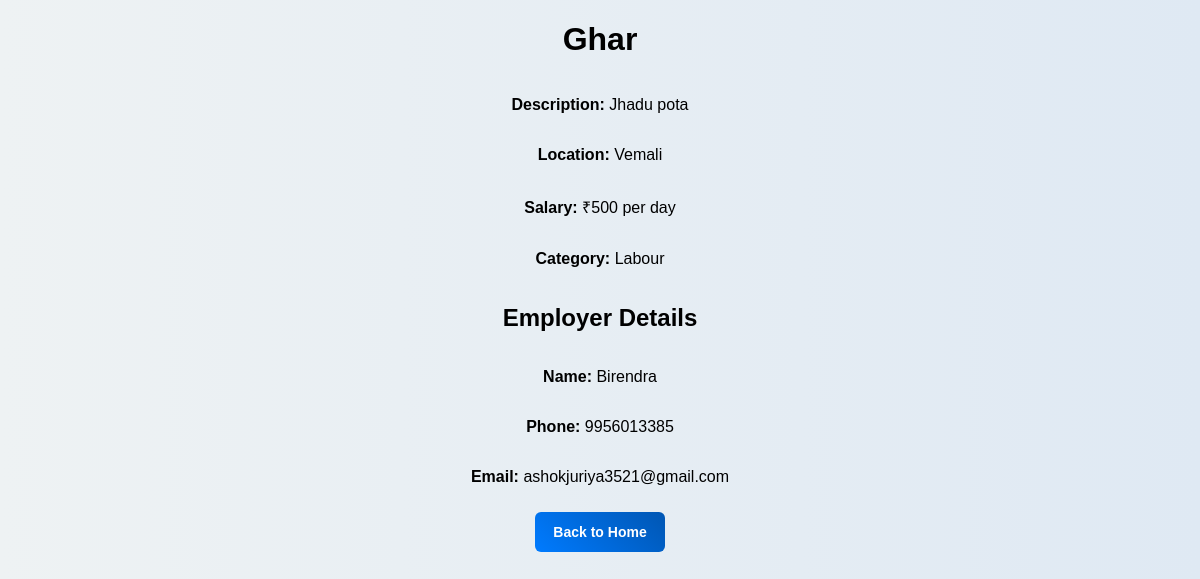
/job/1, run on the app's committed database.
### tables this page shows
CREATE TABLE jobs (
                        id INTEGER PRIMARY KEY AUTOINCREMENT,
                        title TEXT NOT NULL,
                        description TEXT NOT NULL,
                        location TEXT NOT NULL,
                        salary INTEGER NOT NULL,
                        category TEXT NOT NULL,
                        employer TEXT NOT NULL);

CREATE TABLE users (
                        id INTEGER PRIMARY KEY AUTOINCREMENT,
                        name TEXT NOT NULL,
                        phone TEXT UNIQUE NOT NULL,
                        email TEXT UNIQUE NOT NULL,
                        username TEXT UNIQUE NOT NULL,
                        password TEXT NOT NULL,
                        role TEXT CHECK(role IN ('worker', 'employer')) NOT NULL,
                        location TEXT,
                        skills TEXT,
                        experience INTEGER,
                        company_name TEXT,
                        profile_picture TEXT
                    );

### app.py (the view)
@app.route('/job/<int:job_id>')
def job_details(job_id):
    conn = get_db_connection()
    job = conn.execute('SELECT jobs.*, users.name, users.phone, users.email FROM jobs JOIN users ON jobs.employer = users.username WHERE jobs.id = ?', (job_id,)).fetchone()
    conn.close()
    if not job:
        return "Job not found!", 404
    return render_template('job_details.html', job=job)

### app.py (called while the page is built)
def get_db_connection():
    conn = sqlite3.connect('majdur.db')
    conn.row_factory = sqlite3.Row
    return conn

### templates/job_details.html (shortened to what this page needs)
<!DOCTYPE html>
<html>
<head>
    <link rel="stylesheet" href="{{ url_for('static', filename='job_details.css') }}">
</head>
<body>
    <h1>{{ job['title'] }}</h1>
    <p><strong>Description:</strong> {{ job['description'] }}</p>
    <p><strong>Location:</strong> {{ job['location'] }}</p>
    <p><strong>Salary:</strong> ₹{{ job['salary'] }} per day</p>
    <p><strong>Category:</strong> {{ job['category'] }}</p>
    <h2>Employer Details</h2>
    <p><strong>Name:</strong> {{ job['name'] }}</p>
    <p><strong>Phone:</strong> {{ job['phone'] }}</p>
    <p><strong>Email:</strong> {{ job['email'] }}</p>
    <a href="/"><button>Back to Home</button></a>
</body>
</html>

### static/job_details.css (style rules this page uses)
body { font-family: 'Poppins', sans-serif; margin: 0; padding: 0; background: linear-gradient(to right, #eef2f3, #dfe9f3); display: flex; flex-direction: column; align-items: center; }
button { background: linear-gradient(45deg, #007bff, #0056b3); color: white; border: none; padding: 12px 18px; cursor: pointer; border-radius: 6px; margin-top: 10px; font-size: 14px; font-weight: bold; transition: all 0.3s ease; }

### data on the page
jobs: title "Ghar", description "Jhadu pota", location "Vemali", salary "500", category "Labour"
users: name "Birendra", phone "9956013385", email "ashokjuriya3521@gmail.com"
